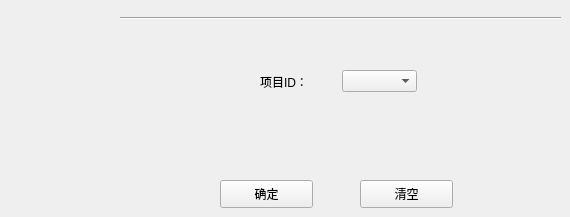
      <widget class="QWidget" name="page_20">
       <widget class="QPushButton" name="pushButton_30">
        <property name="geometry">
         <rect>
          <x>220</x>
          <y>180</y>
          <width>93</width>
          <height>28</height>
         </rect>
        </property>
        <property name="text">
         <string>确定</string>
        </property>
       </widget>
       <widget class="QPushButton" name="pushButton_31">
        <property name="geometry">
         <rect>
          <x>360</x>
          <y>180</y>
          <width>93</width>
          <height>28</height>
         </rect>
        </property>
        <property name="text">
         <string>清空</string>
        </property>
       </widget>
       <widget class="Line" name="line_5">
        <property name="geometry">
         <rect>
          <x>120</x>
          <y>10</y>
          <width>441</width>
          <height>16</height>
         </rect>
        </property>
        <property name="orientation">
         <enum>Qt::Horizontal</enum>
        </property>
       </widget>
       <widget class="QWidget" name="layoutWidget">
        <property name="geometry">
         <rect>
          <x>260</x>
          <y>70</y>
          <width>157</width>
          <height>23</height>
         </rect>
        </property>
        <layout class="QHBoxLayout" name="horizontalLayout_42">
         <item>
          <widget class="QLabel" name="label_41">
           <property name="text">
            <string>项目ID：</string>
           </property>
          </widget>
         </item>
         <item>
          <widget class="QComboBox" name="Sa_DeleteProComboBox"/>
         </item>
        </layout>
       </widget>
      </widget>
